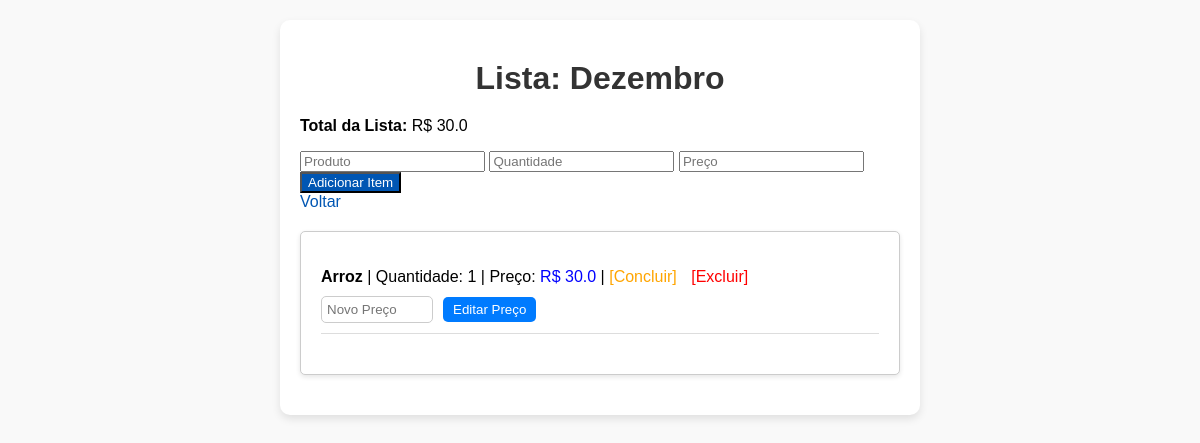
Page /lista/1 on the earlier database version.
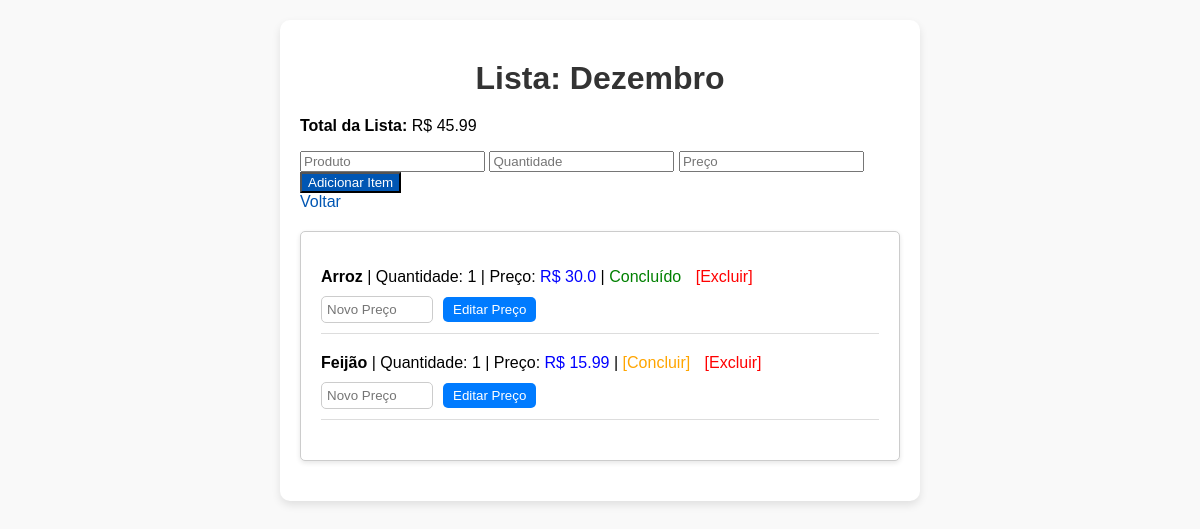
Same page on the later database version.
### tables this page shows
CREATE TABLE listas (
        id INTEGER PRIMARY KEY AUTOINCREMENT,
        nome TEXT NOT NULL
    );

CREATE TABLE itens (
        id INTEGER PRIMARY KEY AUTOINCREMENT,
        lista_id INTEGER NOT NULL,
        produto TEXT NOT NULL,
        quantidade INTEGER NOT NULL,
        preco REAL NOT NULL,
        concluido INTEGER DEFAULT 0,
        FOREIGN KEY (lista_id) REFERENCES listas (id)
    );

### App.py (the view)
@app.route("/lista/<int:lista_id>")
def visualizar_lista(lista_id):
    conn = sqlite3.connect("lista_compras.db")
    cursor = conn.cursor()
    cursor.execute("SELECT * FROM listas WHERE id = ?", (lista_id,))
    lista = cursor.fetchone()
    cursor.execute("SELECT * FROM itens WHERE lista_id = ?", (lista_id,))
    itens = cursor.fetchall()
    total = calcular_total(lista_id)
    conn.close()
    return render_template("lista.html", lista=lista, itens=itens, total=total)

### App.py (called while the page is built)
def calcular_total(lista_id):
    conn = sqlite3.connect("lista_compras.db")
    cursor = conn.cursor()
    cursor.execute("SELECT quantidade, preco FROM itens WHERE lista_id = ?", (lista_id,))
    itens = cursor.fetchall()
    conn.close()
    total = sum(quantidade * preco for quantidade, preco in itens)
    return total

### templates/lista.html (shortened to what this page needs)
<!DOCTYPE html>
<html lang="en">
<head>
    <link rel="stylesheet" href="/static/style.css">
</head>
<body>
    <div class="app">
        <div class="form">
            <h1>Lista: {{ lista[1] }}</h1>
            <p><strong>Total da Lista:</strong> R$ {{ total|round(2) }}</p>
            <form action="/adicionar_item/{{ lista[0] }}" method="POST">
                <input type="text" name="produto" placeholder="Produto" required>
                <input type="number" name="quantidade" placeholder="Quantidade" required>
                <input type="number" step="0.01" name="preco" placeholder="Preço" required>
                <button type="submit">Adicionar Item</button>
            </form>
            <a href="/">Voltar</a>
        </div>
        <div class="iten">
            <ul>
                {% for item in itens %}
                    <li style="margin-bottom: 20px; border-bottom: 1px solid #ddd; padding-bottom: 10px;">
                        <strong>{{ item[2] }}</strong> | Quantidade: {{ item[3] }} | Preço: <span style="color: blue;">R$ {{ item[4]|round(2) }}</span> |
                        {% if item[5] %}
                            <span style="color: green;">Concluído</span>
                        {% else %}
                            <a href="/concluir_item/{{ item[0] }}/{{ lista[0] }}" style="color: orange;">[Concluir]</a>
                        {% endif %}
                        <a href="/excluir_item/{{ item[0] }}/{{ lista[0] }}" style="color: red; margin-left: 10px;">[Excluir]</a>
                        <form action="/editar_preco/{{ item[0] }}/{{ lista[0] }}" method="POST" style="margin-top: 10px; display: flex; align-items: center; gap: 10px;">
                            <input type="number" step="0.01" name="novo_preco" placeholder="Novo Preço" required style="padding: 5px; width: 100px; border: 1px solid #ccc; border-radius: 5px;">
                            <button type="submit" style="padding: 5px 10px; background-color: #007BFF; color: white; border: none; border-radius: 5px; cursor: pointer;">
                                Editar Preço
                            </button>
                        </form>
                    </li>
                {% endfor %}
            </ul>
        </div>
    </div>
</body>
</html>

### static/style.css (style rules this page uses)
body { font-family: Arial, sans-serif; background-color: #f9f9f9; margin: 0; padding: 20px; }
h1 { text-align: center; margin: 20px 0; color: #333; }
.app { max-width: 600px; margin: auto; background: #fff; border-radius: 10px; box-shadow: 0 4px 8px rgba(0, 0, 0, 0.1); padding: 20px; }
ul { list-style-type: none; padding: 0; }
li { margin-bottom: 15px; }
button { background-color: #0056b3; color: white; cursor: pointer; }
form input { transition: box-shadow 0.3s ease; }
a { color: #0056b3; text-decoration: none; }
.iten { max-width: 600px; margin: 20px auto; padding: 20px; background: white; border: 1px solid #ccc; border-radius: 5px; box-shadow: 0 2px 5px rgba(0, 0, 0, 0.1); }

Differences in the rows shown:
changed itens "Arroz": concluido "[Concluir]" → "Concluído"
added itens: produto "Feijão", quantidade "1", preco "15.99"
Other differences:
{{ total|round(2) }}: "30.0" → "45.99"
